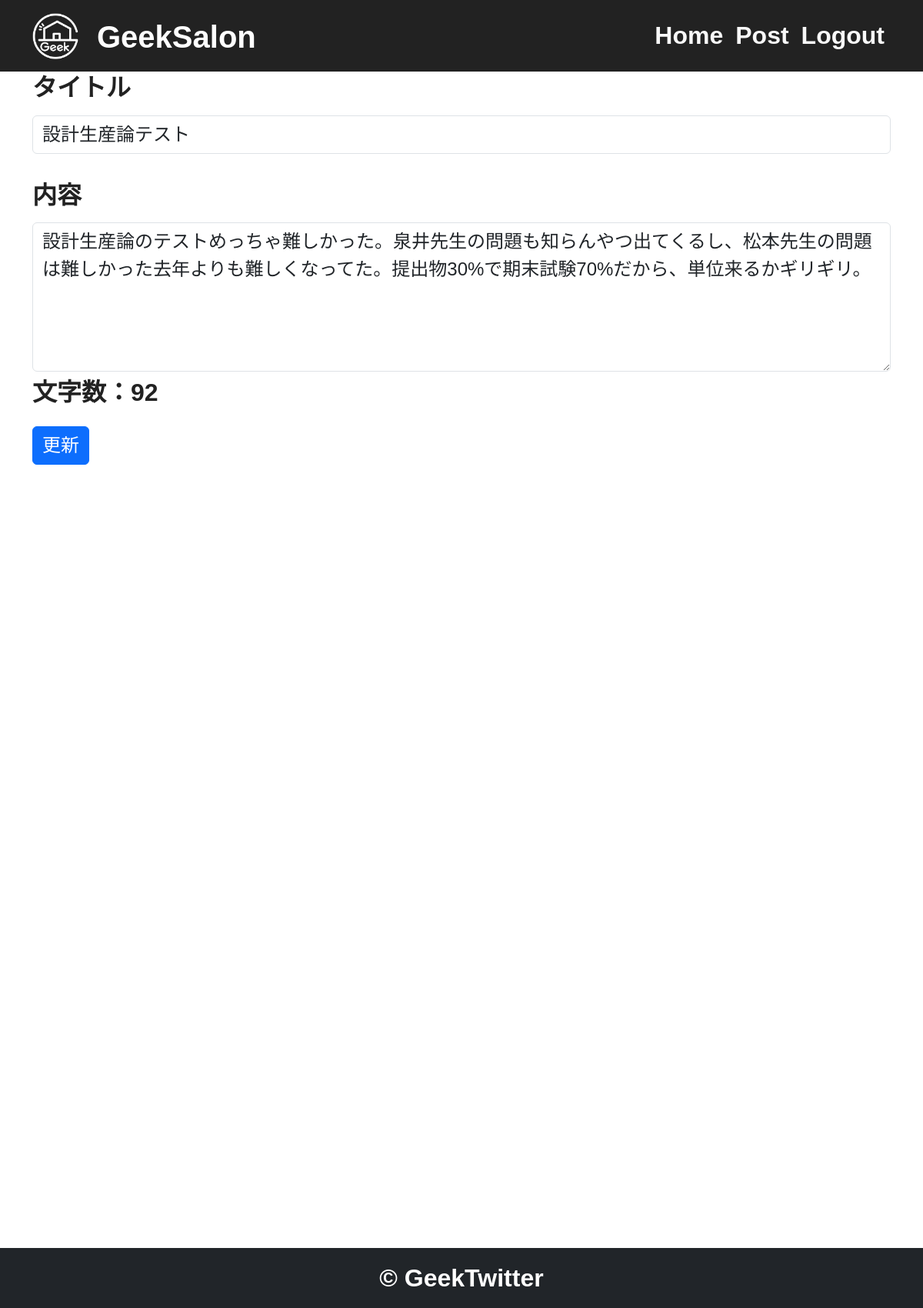
The page /8/update (signed in) on the database its author committed.
### app.py (models this page shows)
class Post(db.Model):
    id = db.Column(
        db.Integer, primary_key=True
    )  # primary_key : それぞれの投稿を判断する主Key
    title = db.Column(db.String(50), nullable=False)
    body = db.Column(db.String(400), nullable=False)
    created_at = db.Column(
        db.DateTime, nullable=False, default=datetime.now(pytz.timezone("Asia/Tokyo"))
    )

### app.py (the view, shortened to what this page needs)
@app.route("/<int:id>/update", methods=["GET", "POST"])
@login_required
def update(id):
    post = Post.query.get(id)  # 引数idでインスタンス化
    if request.method == "GET":
        length = len(post.body)
        return render_template("update.html", post=post, length=length)

### app.py (called while the page is built)
@login_manager.user_loader
def load_user(user_id):
    return User.query.get(int(user_id))

### templates/update.html (shortened to what this page needs)
{% extends "base.html" %}
{% block content %}
<div class="container">
    <form method="POST">
            <br><label for="title" class="form-label">タイトル</label>
            <input type="text" name="title" value="{{post.title}}" class="form-control" id="title">
            <br><label for="body" class="form-label">内容</label>
            <textarea name="body" class="form-control" id="body" rows="5" oninput="countCharacters()">{{post.body}}</textarea>
            <p class="counter">文字数：<span id="count">{{length}}</span></p>
        <button type="submit" class="btn btn-primary">更新</button>
    </form>
</div>
{% endblock %}

### templates/base.html (style rules this page uses)
* { box-sizing: border-box; }
:root { --primary: #0d6efd; --dark: rgb(34, 34, 34); --body: rgb(248, 248, 248); --box-shadow: 0 8px 22px rgba(0, 0, 0, 0.8); }
body { height: 1500px; margin-bottom: 200px; padding-bottom: 120px; padding-top: 5%; font-family: "Sora", sans-serif; line-height: 1.7; background: white; }
p { color: var(--dark); font-size: 150%; }
.form-label { font-size: 200%; font-weight: 700; color: var(--dark); text-shadow: 1px 1px 0 rgb(255, 255, 255), 1px -1px 0 rgb(255, 255, 255), -1px 1px 0 rgb(255, 255, 255), -1px -1px 0 rgb(255, 255, 255); }
.form-control { font-size: 150%; }
.counter { font-size: 200%; text-shadow: 1px 1px 0 rgb(255, 255, 255), 1px -1px 0 rgb(255, 255, 255), -1px 1px 0 rgb(255, 255, 255), -1px -1px 0 rgb(255, 255, 255); font-weight: 700; }
.btn { font-size: 150%; }

### rows shown on the page
Post: title "設計生産論テスト", body "設計生産論のテストめっちゃ難しかった。泉井先生の問題も知らんやつ出てくるし、松本先生の問題は難しかった去年よりも難しくなってた。提出物30%で期末試験70%だから、単位来るかギリギリ。"

### other values the page prints
{{ length }} "92"
